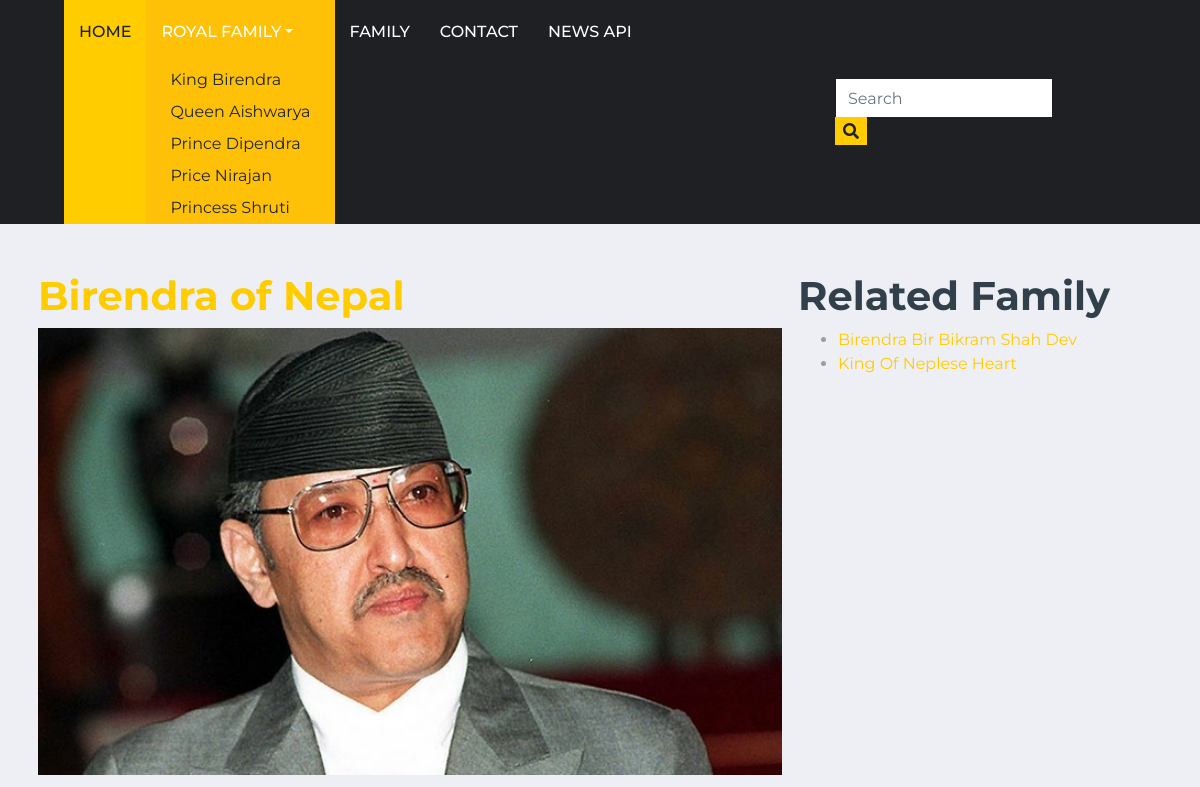
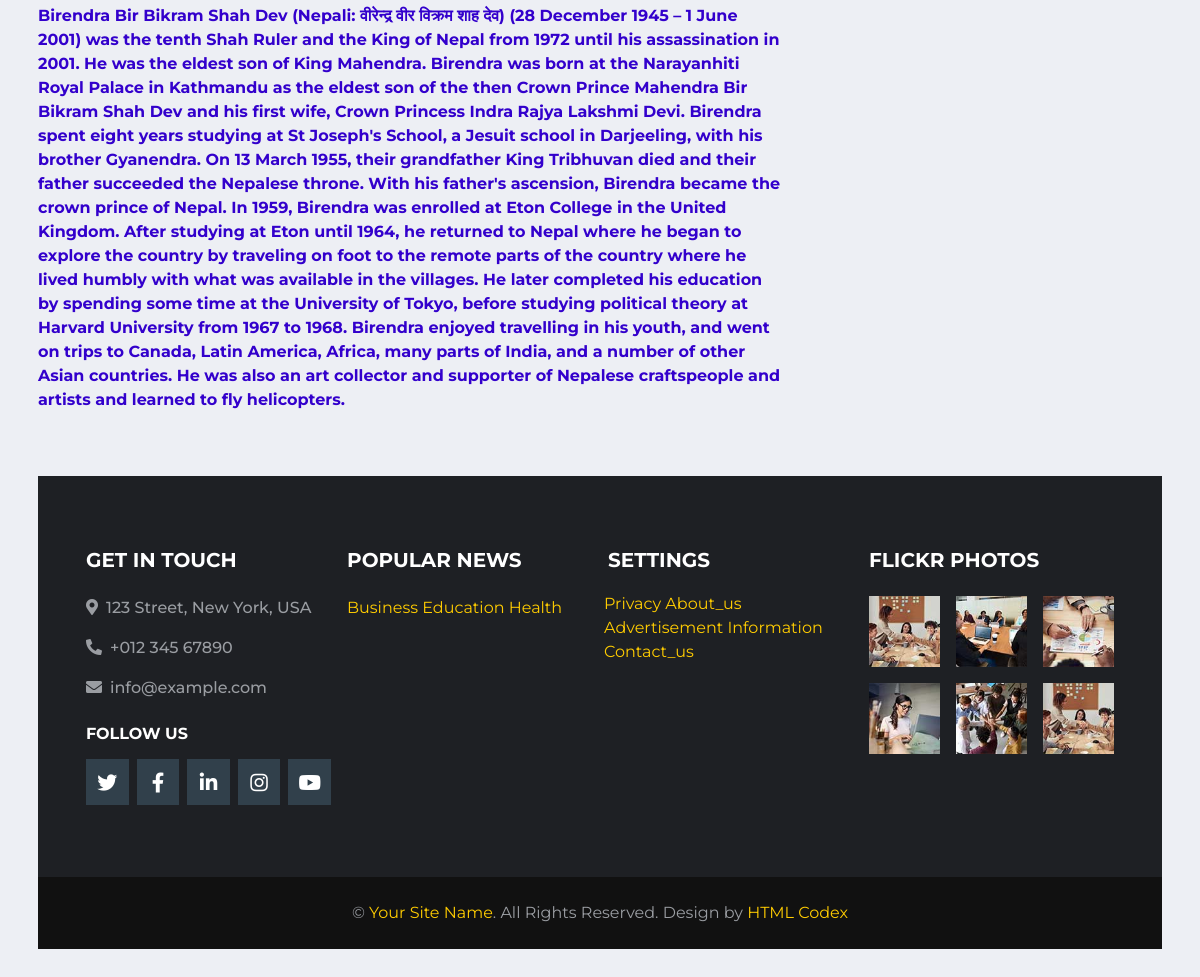
Page /family_detials/birendra-of-nepal on the committed database (2 pictures, top to bottom).
### game/models.py (models this page shows)
class Royal(models.Model):
    name=models.CharField(max_length=100, unique=True)
    slug=models.SlugField(max_length=100, unique=True)

class Family(models.Model):
    royal=models.ForeignKey(Royal, on_delete=models.PROTECT)
    created_at=models.DateTimeField(auto_now_add=True)
    updated_at=models.DateTimeField(auto_now=True)
    is_published=models.BooleanField(default=True)
    title=models.CharField(max_length=100)
    slug=models.SlugField(max_length=100, unique=True)
    summary=RichTextField()
    description=RichTextField()
    photo=models.ImageField(upload_to='photos/%y/%m/%d/', blank=True)

class Popular(models.Model):
    title=models.CharField(max_length=250, unique=True)
    slug=models.SlugField(max_length=250, unique=True)
    content=RichTextField()
    image=models.ImageField(upload_to='page/%y/%m/%d/', blank=True)

class Page(models.Model):
    title=models.CharField(max_length=250, unique=True)
    slug=models.SlugField(max_length=255, unique=True)
    content=RichTextField()
    image=models.ImageField(upload_to='page/%y/%m/%d/', blank=True)

### game/views.py (the view)
# urls.py: path('family_detials/<slug>', views.family_details, name='family_details'),
def family_details(request, slug):
    familyData=Family.objects.get(slug=slug)
    royal=familyData.royal.id
    related_family=Family.objects.filter(royal=royal).exclude(id=familyData.id)
    data={
        'familyData':Family.objects.get(slug=slug),
        'related_family':related_family,
    }
    return render(request, 'family_details.html', data)

### game/general.py (called while the page is built)
def global_data(request):
    data={
        'royalData':Royal.objects.all(),
        'pageData':Page.objects.all(),
        'popularData':Popular.objects.all(),
    }
    return data

### game/templates/family_details.html (shortened to what this page needs)
{% extends 'layouts/main.html' %}
{% block content %}
<div class="container mt-5 mb-5">
    <div class="row">
        <div class="col-md-8">
            <h1><a href="">{{ familyData.title }}</a></h1>
            {% if familyData.photo %}
            <img src="{{ familyData.photo.url }}" class="img-fluid card-img-top" height="50" alt="image not found">
            {% endif %}
            <p>{{ familyData.description | safe }}</p>
        </div>
        <div class="col-md-4">
        <h1>Related Family</h1>
            <ul>
                {% for rFamily in related_family %}
                <li><a href="{% url 'family_details' rFamily.slug %}">{{ rFamily.title }}</a></li>
                {% endfor %}
            </ul>
        </div>
</div>
{% endblock %}

### game/templates/layouts/menu.html (shortened to what this page needs)
<body>
    <div class="container-fluid p-0">
    <nav class="navbar navbar-expand-lg bg-dark navbar-dark py-2 py-lg-0 px-lg-5">
        <div class="collapse navbar-collapse justify-content-between px-0 px-lg-3" id="navbarCollapse">
            <div class="navbar-nav mr-auto py-0">
                <a href="{% url 'index' %}" class="nav-item nav-link active">Home</a>
                <div class="nav-item dropdown bg-warning">
                    <a href="/" class="nav-link dropdown-toggle" data-toggle="dropdown">Royal Family</a></li>
                    {% for royal in royalData %}
                        <a href="{% url 'royal' royal.slug %}" class="dropdown-item">{{ royal.name }}</a></li>
                    {% endfor %}
                </div>
                <a href="{% url 'family' %}" class="nav-item nav-link">Family</a>
                <a href="{% url 'contact' %}" class="nav-item nav-link">Contact</a>
                  <a href="{% url 'news_api' %}" class="nav-item nav-link">News API</a>
            </div>
            <div class="input-group ml-auto d-none d-lg-flex" style="width: 100%; max-width: 300px;">
                <form action="{% url 'family' %}" method="post">
                    <input type="text" class="form-control border-0" required name="search" placeholder="Search">
                    <div class="input-group-append">
                        <button class="input-group-text bg-primary text-dark border-0 px-2">
                        <i class="fa fa-search"></i></button>
                    </div>
                </form>
            </div>
        </div>
    </nav>
    </div>

### game/templates/layouts/footer.html (shortened to what this page needs)
  {% load static %}
  <div class="container-fluid bg-dark pt-5 px-sm-3 px-md-5 mt-5">
    <div class="row py-4">
        <div class="col-lg-3 col-md-6 mb-5">
            <h5 class="mb-4 text-white text-uppercase font-weight-bold">Get In Touch</h5>
            <p class="font-weight-medium"><i class="fa fa-map-marker-alt mr-2"></i>123 Street, New York, USA</p>
            <p class="font-weight-medium"><i class="fa fa-phone-alt mr-2"></i>+012 345 67890</p>
            <p class="font-weight-medium"><i class="fa fa-envelope mr-2"></i>info@example.com</p>
            <h6 class="mt-4 mb-3 text-white text-uppercase font-weight-bold">Follow Us</h6>
            <div class="d-flex justify-content-start">
                <a class="btn btn-lg btn-secondary btn-lg-square mr-2" href="#"><i class="fab fa-twitter"></i></a>
                <a class="btn btn-lg btn-secondary btn-lg-square mr-2" href="#"><i class="fab fa-facebook-f"></i></a>
                <a class="btn btn-lg btn-secondary btn-lg-square mr-2" href="#"><i class="fab fa-linkedin-in"></i></a>
                <a class="btn btn-lg btn-secondary btn-lg-square mr-2" href="#"><i class="fab fa-instagram"></i></a>
                <a class="btn btn-lg btn-secondary btn-lg-square" href="#"><i class="fab fa-youtube"></i></a>
            </div>
        </div>
        <div class="col-lg-3 col-md-6 mb-5">
            <h5 class="mb-4 text-white text-uppercase font-weight-bold">Popular News</h5>
            <div class="mb-3">
                <div class="mb-2">
                    {% for popular in popularData %}
                    <a href="{% url 'popular' popular.slug %}">{{ popular.title }}</a>
                    {% endfor %}
                </div>
            </div>
        </div>
        <div class="col-lg-3 col-md-6 mb-5">
            <h5 class="mb-4 text-white text-uppercase font-weight-bold">Settings</h5>
            <div class="m-n1">
                {% for page in pageData %}
                <a href="{% url 'page' page.slug %}">{{ page.title }}</a>
                {% endfor %}
            </div>
        </div>
        <div class="col-lg-3 col-md-6 mb-5">
            <h5 class="mb-4 text-white text-uppercase font-weight-bold">Flickr Photos</h5>
            <div class="row">
                <div class="col-4 mb-3">
                    <a href=""><img class="w-100" src="{% static 'img/news-110x110-1.jpg' %}" alt=""></a>
                </div>
                <div class="col-4 mb-3">
                    <a href=""><img class="w-100" src="{% static 'img/news-110x110-2.jpg' %}" alt=""></a>
                </div>
                <div class="col-4 mb-3">
                    <a href=""><img class="w-100" src="{% static 'img/news-110x110-3.jpg' %}" alt=""></a>
                </div>
                <div class="col-4 mb-3">
                    <a href=""><img class="w-100" src="{% static 'img/news-110x110-4.jpg' %}" alt=""></a>
                </div>
                <div class="col-4 mb-3">
                    <a href=""><img class="w-100" src="{% static 'img/news-110x110-5.jpg' %}" alt=""></a>
                </div>
                <div class="col-4 mb-3">
                    <a href=""><img class="w-100" src="{% static 'img/news-110x110-1.jpg' %}" alt=""></a>
                </div>
            </div>
        </div>
    </div>
</div>
<div class="container-fluid py-4 px-sm-3 px-md-5" style="background: #111111;">
    <p class="m-0 text-center">&copy; <a href="#">Your Site Name</a>. All Rights Reserved.
    Design by <a href="https://htmlcodex.com">HTML Codex</a></p>
</div>
</body>
</html>

### rows in the picture
Royal: name "King Birendra"
Royal: name "Queen Aishwarya"
Royal: name "Prince Dipendra"
Royal: name "Price Nirajan"
Royal: name "Princess Shruti"
Family: title "Birendra of Nepal", photo (picture), description "Birendra Bir Bikram Shah Dev (Nepali: वीरेन्द्र वीर विक्रम शाह देव) (28 December 1945 – 1 June 2001) was the tenth Shah Ruler and the King of Nepal from 1972 until his assassination in 2001. He was the eldest son of King Mahendra. Birendra was born at the Narayanhiti Royal Palace in Kathmandu as the eldest son of the then Crown Prince Mahendra Bir Bikram Shah Dev and his first wife, Crown Princess Indra Rajya Lakshmi Devi. Birendra spent eight years studying at St Joseph's School, a Jesuit school in Darjeeling, with his brother Gyanendra. On 13 March 1955, their grandfather King Tribhuvan died and their father succeeded the Nepalese throne. With his father's ascension, Birendra became the…"
Family: title "Birendra Bir Bikram Shah Dev"
Family: title "King Of Neplese Heart"
Popular: title "Business"
Popular: title "Education"
Popular: title "Health"
Page: title "Privacy"
Page: title "About_us"
Page: title "Advertisement"
Page: title "Information"
Page: title "Contact_us"
